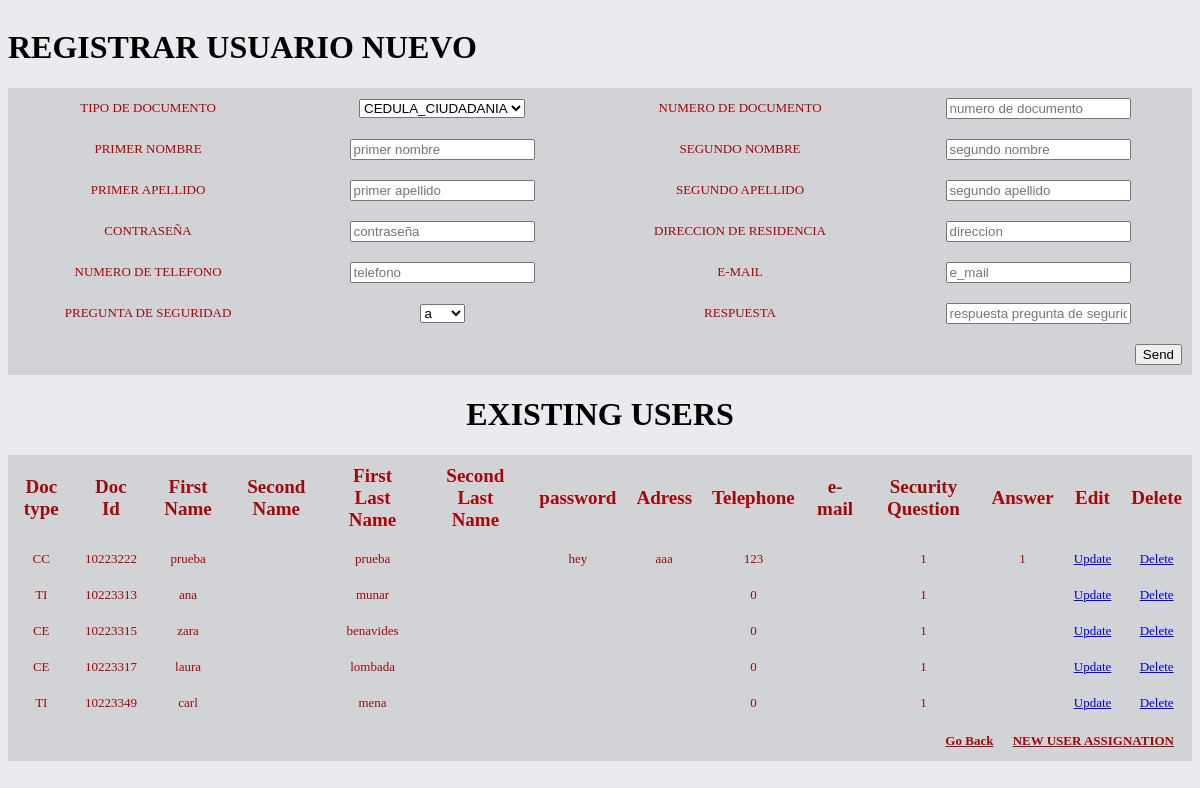
Page /admin/crud_user/view.php?action=ver&m=1 on the committed database.
### tables this page shows
CREATE TABLE `user` (
  `id_user` varchar(15) NOT NULL,
  `first_name` varchar(20) NOT NULL,
  `second_name` varchar(20) DEFAULT NULL,
  `first_last_name` varchar(20) NOT NULL,
  `second_last_name` varchar(20) DEFAULT NULL,
  `address` varchar(45) NOT NULL,
  `phone` int(15) NOT NULL,
  `e_mail` varchar(45) NOT NULL,
  `document_type_cod_document_user` varchar(3) NOT NULL,
  `security_question_num_question` int(11) NOT NULL,
  `answer` varchar(50) NOT NULL,
  `password` varchar(50) DEFAULT NULL
);

### admin/crud_user/view.php (the view, shortened to what this page needs)
<?php
$db=database::conectar();
?>
<!DOCTYPE html>
<html lang="es">
<head>
	<link rel="stylesheet" type="text/css" href="../main.css">
</head>
<body>
	<?php if (!empty($_GET['m']) and !empty($_GET['action']) ) { ?>
		<div id="uno">
			<form method="POST" enctype="multipart/form-data">
				<table class="redTable">
				<H1>REGISTRAR USUARIO NUEVO</H1>
				<tr>
					<td>TIPO DE DOCUMENTO</td>
					<td>
						<select id="form" name="type_document">
						<?php
						$db=database::conectar();
						foreach($db->query('select * from document_type')as $row){
							echo '<option value="',$row['cod_document'],'">',$row['desc_document'],'</option>';
						}
						?>
						</select>
					</td>
					<td>NUMERO DE DOCUMENTO</td>
					<td><input id="form" type="text" name="id_user" placeholder="numero de documento" style="text-transform: lowercase"></td>
				</tr>
				<tr>
					<td>PRIMER NOMBRE</td>
					<td><input id="form" type="text" name="first_name" placeholder="primer nombre" style="text-transform: lowercase;"></td>
					<td>SEGUNDO NOMBRE</td>
					<td><input id="form" type="text" name="second_name" placeholder="segundo nombre" style="text-transform: lowercase;"></td></tr>
				<tr>
					<td>PRIMER APELLIDO</td>
					<td><input id="form" type="text" name="first_last_name" placeholder="primer apellido" style="text-transform: lowercase;"></td>
					<td>SEGUNDO APELLIDO</td>
					<td><input id="form" type="text" name="second_last_name" placeholder="segundo apellido" style="text-transform: lowercase;"></td>
				</tr>
				<tr>
					<td>CONTRASEÑA</td>
					<td><input id="form"  type="text" name="pass" placeholder="contraseña" ></td>
					<td>DIRECCION DE RESIDENCIA</td>
					<td><input type="text" id="form" name="address" placeholder="direccion" style="text-transform: lowercase;"></td>
				</tr>
				<tr>
					<td>NUMERO DE TELEFONO</td>
					<td><input type="number" id="form" name="phone" placeholder="telefono" style="text-transform: lowercase;"></td>
					<td>E-MAIL</td>
					<td><input type="text" id="form" name="e_mail" placeholder="e_mail" style="text-transform: lowercase;"></td>
				</tr>
				<tr>
					<td>PREGUNTA DE SEGURIDAD</td>
					<td><select name="security_question">
						<?php
						$db=database::conectar();
						foreach($db->query('select * from security_question')as $row1){
							echo '<option value="',$row1['num_question'],'">',$row1['question'],'</option>';
						}
						?>
					</select></td>
					<td>RESPUESTA</td>
					<td><input id="form" type="text" name="answer" placeholder="respuesta pregunta de seguridad" style="text-transform: lowercase;"></td>
				</tr>
				<tfoot>
					<tr>
						<td colspan="4">
							<div class="links">
								<input id="buton2c" type="submit" value="Send" onclick="this.form.action='?action=registrar';"/>
							</div>
						</td>
					</tr>
				</tfoot>
				</table>
			</form>
		</div>
		<?php } ?>
		<div >
			<CENTER><h1>EXISTING USERS</h1></CENTER>
			<div id="uno">
				<table class="redTable">
				<thead><tr>
					<th>Doc type</th>
					<th>Doc Id</th>
					<th>First Name</th>
					<th>Second Name</th>
					<th>First Last Name</th>
					<th>Second Last Name</th>
					<th>password</th>
					<th>Adress</th>
					<th>Telephone</th>
					<th>e-mail</th>
					<th>Security Question</th>
					<th>Answer</th>
					<th>Edit</th>
					<th>Delete</th>
				</tr></thead>
				<?php
			$sql1="select * from user;";
			$query=$db->query($sql1);
			while($row2=$query->fetch(PDO::FETCH_ASSOC)){
				?>
				<form method="POST">
				<tr>
					<td><?php echo $row2["document_type_cod_document_user"];?></td>
					<td><?php echo $row2["id_user"];?></td>
					<td><?php echo $row2["first_name"];?></td>
					<td><?php echo $row2["second_name"];?></td>
					<td><?php echo $row2["first_last_name"];?></td>
					<td><?php echo $row2["second_last_name"];?></td>
					<td><?php echo $row2["password"];?></td>
					<td><?php echo $row2["address"];?></td>
					<td><?php echo $row2["phone"];?></td>
					<td><?php echo $row2["e_mail"];?></td>
					<td><?php echo $row2["security_question_num_question"];?></td>
					<td><?php echo $row2["answer"];?></td>
					<td><a href="?action=editar&id_user=<?php echo $row2['id_user']; ?>">Update</a></td>
					<td><a href="?action=eliminar&id_user=<?php echo $row2['id_user'];?>">Delete</a></td>
				</tr>
		<?php } ?>
		<tfoot>
				<tr>
					<td colspan="14">
						<div class="links">
							<a href="../index_admin.php" id="buton1b">Go Back</a>
							<a href="?action=ver&m=1" id="buton1b">NEW USER ASSIGNATION</a>
						</div>
					</td>
				</tr>
			</tfoot>
			</form>
		</table>
		</div>
</body>
</html>

### admin/main.css (style rules this page uses)
body { background-color: #e9ebee; }
table.redTable { border: none; background-color: rgba(0,0,0,.1); width: 100%; text-align: center; border-collapse: collapse; }
table.redTable td, table.redTable th { border: none; padding: 10px; color: #A40808; }
table.redTable tbody td { font-size: 13px; }
table.redTable thead { color: #A40808; }
table.redTable thead th { font-size: 19px; font-weight: bold; color: #A40808; text-align: center; border-left: none; }
table.redTable thead th:first-child { border-left: none; }
table.redTable tfoot { font-size: 13px; font-weight: bold; color: #e9ebee; width: 100%; }
table.redTable tfoot td { font-size: 13px; }
table.redTable tfoot .links { text-align: right; }
table.redTable tfoot .links a { display: inline-block; color: #A40808; padding: 2px 8px; border-radius: 0; }

### rows in the picture
user: document_type_cod_document_user "CC", id_user "10223222", first_name "prueba", first_last_name "prueba", password "hey", address "aaa", phone "123", security_question_num_question "1", answer "1"
user: document_type_cod_document_user "TI", id_user "10223313", first_name "ana", first_last_name "munar", phone "0", security_question_num_question "1"
user: document_type_cod_document_user "CE", id_user "10223315", first_name "zara", first_last_name "benavides", phone "0", security_question_num_question "1"
user: document_type_cod_document_user "CE", id_user "10223317", first_name "laura", first_last_name "lombada", phone "0", security_question_num_question "1"
user: document_type_cod_document_user "TI", id_user "10223349", first_name "carl", first_last_name "mena", phone "0", security_question_num_question "1"

### other values in the picture
form field type_document "CEDULA_CIUDADANIA"
form field security_question "a"
